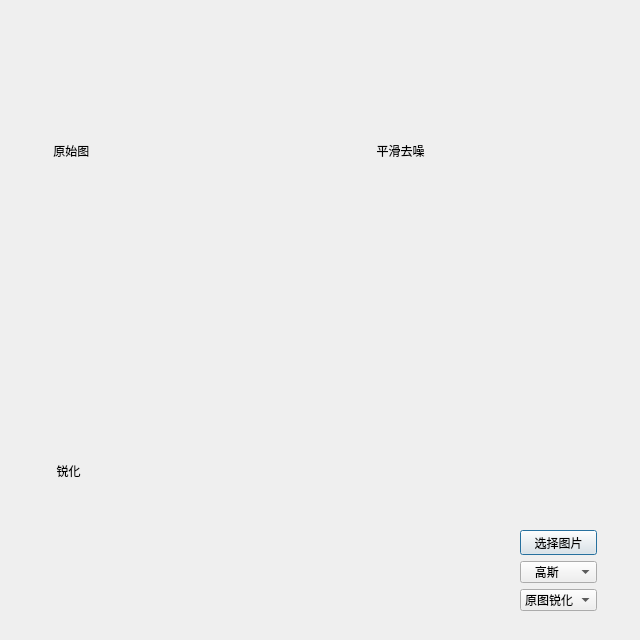
<?xml version="1.0" encoding="UTF-8"?>
<ui version="4.0">
 <class>filter</class>
 <widget class="QDialog" name="filter">
  <property name="geometry">
   <rect>
    <x>0</x>
    <y>0</y>
    <width>640</width>
    <height>640</height>
   </rect>
  </property>
  <property name="sizePolicy">
   <sizepolicy hsizetype="Fixed" vsizetype="Fixed">
    <horstretch>0</horstretch>
    <verstretch>0</verstretch>
   </sizepolicy>
  </property>
  <property name="windowTitle">
   <string>Dialog</string>
  </property>
  <widget class="QWidget" name="orig_pic_widget" native="true">
   <property name="geometry">
    <rect>
     <x>10</x>
     <y>0</y>
     <width>301</width>
     <height>301</height>
    </rect>
   </property>
   <property name="sizePolicy">
    <sizepolicy hsizetype="Fixed" vsizetype="Fixed">
     <horstretch>0</horstretch>
     <verstretch>0</verstretch>
    </sizepolicy>
   </property>
   <widget class="QLabel" name="orig_pic_label">
    <property name="geometry">
     <rect>
      <x>0</x>
      <y>0</y>
      <width>301</width>
      <height>301</height>
     </rect>
    </property>
    <property name="sizePolicy">
     <sizepolicy hsizetype="Fixed" vsizetype="Fixed">
      <horstretch>0</horstretch>
      <verstretch>0</verstretch>
     </sizepolicy>
    </property>
    <property name="text">
     <string>             原始图</string>
    </property>
   </widget>
  </widget>
  <widget class="QWidget" name="guass_widget" native="true">
   <property name="geometry">
    <rect>
     <x>330</x>
     <y>0</y>
     <width>301</width>
     <height>301</height>
    </rect>
   </property>
   <property name="sizePolicy">
    <sizepolicy hsizetype="Fixed" vsizetype="Fixed">
     <horstretch>0</horstretch>
     <verstretch>0</verstretch>
    </sizepolicy>
   </property>
   <widget class="QLabel" name="guass_label">
    <property name="geometry">
     <rect>
      <x>0</x>
      <y>0</y>
      <width>301</width>
      <height>301</height>
     </rect>
    </property>
    <property name="sizePolicy">
     <sizepolicy hsizetype="Fixed" vsizetype="Fixed">
      <horstretch>0</horstretch>
      <verstretch>0</verstretch>
     </sizepolicy>
    </property>
    <property name="text">
     <string>              平滑去噪</string>
    </property>
   </widget>
  </widget>
  <widget class="QWidget" name="sharp_widget" native="true">
   <property name="geometry">
    <rect>
     <x>10</x>
     <y>320</y>
     <width>301</width>
     <height>301</height>
    </rect>
   </property>
   <property name="sizePolicy">
    <sizepolicy hsizetype="Fixed" vsizetype="Fixed">
     <horstretch>0</horstretch>
     <verstretch>0</verstretch>
    </sizepolicy>
   </property>
   <widget class="QLabel" name="sharp_label">
    <property name="geometry">
     <rect>
      <x>0</x>
      <y>0</y>
      <width>301</width>
      <height>301</height>
     </rect>
    </property>
    <property name="text">
     <string>              锐化</string>
    </property>
   </widget>
  </widget>
  <widget class="QWidget" name="layoutWidget">
   <property name="geometry">
    <rect>
     <x>520</x>
     <y>530</y>
     <width>77</width>
     <height>81</height>
    </rect>
   </property>
   <layout class="QVBoxLayout" name="verticalLayout">
    <item>
     <widget class="QPushButton" name="Select_Pic">
      <property name="sizePolicy">
       <sizepolicy hsizetype="Fixed" vsizetype="Fixed">
        <horstretch>0</horstretch>
        <verstretch>0</verstretch>
       </sizepolicy>
      </property>
      <property name="text">
       <string>选择图片</string>
      </property>
     </widget>
    </item>
    <item>
     <widget class="QComboBox" name="filter_comboBox">
      <item>
       <property name="text">
        <string>   高斯</string>
       </property>
      </item>
      <item>
       <property name="text">
        <string>   中值</string>
       </property>
      </item>
      <item>
       <property name="text">
        <string>   双边</string>
       </property>
      </item>
      <item>
       <property name="text">
        <string>   均值</string>
       </property>
      </item>
     </widget>
    </item>
    <item>
     <widget class="QComboBox" name="sharp_comboBox">
      <item>
       <property name="text">
        <string>原图锐化</string>
       </property>
      </item>
      <item>
       <property name="text">
        <string>平滑锐化</string>
       </property>
      </item>
     </widget>
    </item>
   </layout>
  </widget>
 </widget>
 <resources/>
 <connections/>
</ui>
